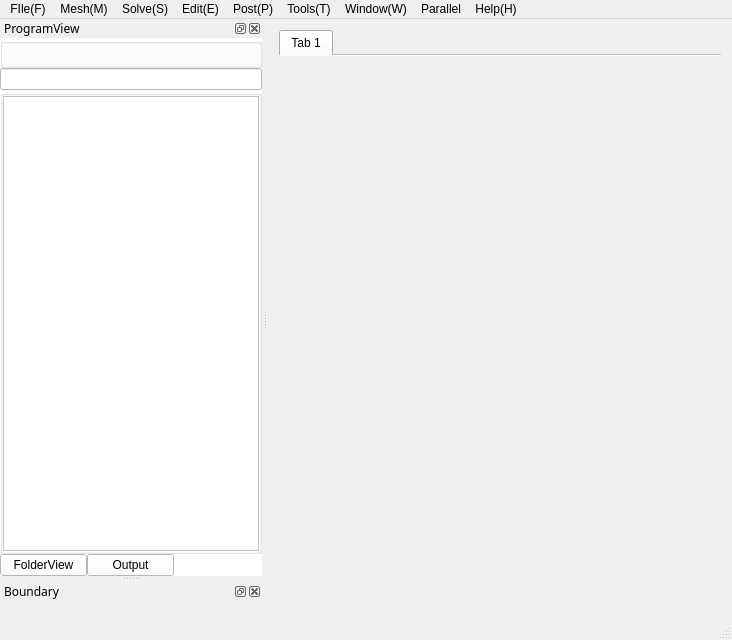
<?xml version="1.0" encoding="UTF-8"?>
<ui version="4.0">
 <class>MainWindow</class>
 <widget class="QMainWindow" name="MainWindow">
  <property name="geometry">
   <rect>
    <x>0</x>
    <y>0</y>
    <width>732</width>
    <height>640</height>
   </rect>
  </property>
  <property name="windowTitle">
   <string>FlowCD</string>
  </property>
  <property name="windowIcon">
   <iconset>
    <normaloff>:/images/CFDIcon.png</normaloff>:/images/CFDIcon.png</iconset>
  </property>
  <property name="iconSize">
   <size>
    <width>80</width>
    <height>80</height>
   </size>
  </property>
  <widget class="QWidget" name="centralWidget">
   <layout class="QGridLayout" name="gridLayout_8">
    <item row="0" column="0">
     <layout class="QGridLayout" name="gridLayout_4">
      <property name="leftMargin">
       <number>0</number>
      </property>
      <property name="spacing">
       <number>0</number>
      </property>
      <item row="0" column="0">
       <widget class="QTabWidget" name="tabWidget">
        <property name="tabPosition">
         <enum>QTabWidget::North</enum>
        </property>
        <property name="tabShape">
         <enum>QTabWidget::Rounded</enum>
        </property>
        <property name="currentIndex">
         <number>0</number>
        </property>
        <property name="iconSize">
         <size>
          <width>16</width>
          <height>16</height>
         </size>
        </property>
        <property name="documentMode">
         <bool>true</bool>
        </property>
        <widget class="QWidget" name="tab">
         <attribute name="title">
          <string>Tab 1</string>
         </attribute>
        </widget>
       </widget>
      </item>
     </layout>
    </item>
   </layout>
  </widget>
  <widget class="QStatusBar" name="statusBar"/>
  <widget class="QDockWidget" name="FolderWindow">
   <property name="minimumSize">
    <size>
     <width>150</width>
     <height>155</height>
    </size>
   </property>
   <property name="font">
    <font>
     <family>微软雅黑</family>
    </font>
   </property>
   <property name="windowIcon">
    <iconset>
     <normaloff>:/images/CFDIcon.png</normaloff>:/images/CFDIcon.png</iconset>
   </property>
   <property name="layoutDirection">
    <enum>Qt::LeftToRight</enum>
   </property>
   <property name="styleSheet">
    <string notr="true">background-color: rgb(255, 255, 255);</string>
   </property>
   <property name="windowTitle">
    <string>ProgramView</string>
   </property>
   <attribute name="dockWidgetArea">
    <number>1</number>
   </attribute>
   <widget class="QWidget" name="dockWidgetContents_6">
    <layout class="QGridLayout" name="gridLayout_2">
     <property name="leftMargin">
      <number>0</number>
     </property>
     <property name="topMargin">
      <number>0</number>
     </property>
     <property name="rightMargin">
      <number>0</number>
     </property>
     <property name="bottomMargin">
      <number>0</number>
     </property>
     <property name="spacing">
      <number>0</number>
     </property>
     <item row="0" column="0" colspan="3">
      <widget class="QGroupBox" name="CurrentFolderGroup">
       <property name="maximumSize">
        <size>
         <width>16777215</width>
         <height>30</height>
        </size>
       </property>
       <property name="title">
        <string/>
       </property>
      </widget>
     </item>
     <item row="2" column="0" colspan="3">
      <widget class="QGroupBox" name="ViewWindow">
       <property name="title">
        <string/>
       </property>
       <layout class="QGridLayout" name="gridLayout_6">
        <property name="leftMargin">
         <number>0</number>
        </property>
        <property name="topMargin">
         <number>0</number>
        </property>
        <property name="rightMargin">
         <number>0</number>
        </property>
        <property name="bottomMargin">
         <number>0</number>
        </property>
        <property name="spacing">
         <number>0</number>
        </property>
        <item row="0" column="0">
         <layout class="QGridLayout" name="CurrentGridLayOut">
          <property name="spacing">
           <number>0</number>
          </property>
          <item row="0" column="0">
           <widget class="QTreeView" name="treeView">
            <property name="minimumSize">
             <size>
              <width>0</width>
              <height>0</height>
             </size>
            </property>
            <property name="frameShape">
             <enum>QFrame::StyledPanel</enum>
            </property>
            <property name="frameShadow">
             <enum>QFrame::Sunken</enum>
            </property>
            <property name="verticalScrollBarPolicy">
             <enum>Qt::ScrollBarAlwaysOff</enum>
            </property>
            <property name="horizontalScrollBarPolicy">
             <enum>Qt::ScrollBarAsNeeded</enum>
            </property>
            <property name="autoScrollMargin">
             <number>6</number>
            </property>
            <property name="editTriggers">
             <set>QAbstractItemView::NoEditTriggers</set>
            </property>
            <attribute name="headerVisible">
             <bool>false</bool>
            </attribute>
           </widget>
          </item>
         </layout>
        </item>
       </layout>
      </widget>
     </item>
     <item row="3" column="0">
      <widget class="QPushButton" name="FolderView">
       <property name="minimumSize">
        <size>
         <width>0</width>
         <height>0</height>
        </size>
       </property>
       <property name="maximumSize">
        <size>
         <width>87</width>
         <height>101325</height>
        </size>
       </property>
       <property name="text">
        <string>FolderView</string>
       </property>
       <property name="flat">
        <bool>false</bool>
       </property>
      </widget>
     </item>
     <item row="1" column="0" colspan="3">
      <widget class="QLineEdit" name="lineCommand">
       <property name="minimumSize">
        <size>
         <width>0</width>
         <height>20</height>
        </size>
       </property>
       <property name="maximumSize">
        <size>
         <width>16777215</width>
         <height>25</height>
        </size>
       </property>
      </widget>
     </item>
     <item row="3" column="1">
      <widget class="QPushButton" name="Output">
       <property name="maximumSize">
        <size>
         <width>87</width>
         <height>16777215</height>
        </size>
       </property>
       <property name="text">
        <string>Output</string>
       </property>
      </widget>
     </item>
    </layout>
   </widget>
  </widget>
  <widget class="QDockWidget" name="boundaryWindow">
   <property name="font">
    <font>
     <family>微软雅黑</family>
    </font>
   </property>
   <property name="windowTitle">
    <string>Boundary</string>
   </property>
   <attribute name="dockWidgetArea">
    <number>1</number>
   </attribute>
   <widget class="QWidget" name="dockWidgetContents_2">
    <layout class="QGridLayout" name="gridLayout_7">
     <property name="leftMargin">
      <number>0</number>
     </property>
     <property name="topMargin">
      <number>0</number>
     </property>
     <property name="rightMargin">
      <number>0</number>
     </property>
     <property name="bottomMargin">
      <number>0</number>
     </property>
     <property name="spacing">
      <number>0</number>
     </property>
     <item row="0" column="0">
      <layout class="QGridLayout" name="gridLayout">
       <property name="spacing">
        <number>0</number>
       </property>
      </layout>
     </item>
    </layout>
   </widget>
  </widget>
  <widget class="QMenuBar" name="menuBar">
   <property name="geometry">
    <rect>
     <x>0</x>
     <y>0</y>
     <width>732</width>
     <height>23</height>
    </rect>
   </property>
   <property name="defaultUp">
    <bool>true</bool>
   </property>
   <widget class="QMenu" name="menuFIle_F">
    <property name="title">
     <string>FIle(F)</string>
    </property>
   </widget>
   <widget class="QMenu" name="menuMesh_M">
    <property name="title">
     <string>Mesh(M)</string>
    </property>
   </widget>
   <widget class="QMenu" name="menuEdit_E">
    <property name="title">
     <string>Edit(E)</string>
    </property>
   </widget>
   <widget class="QMenu" name="menuPost_P">
    <property name="title">
     <string>Post(P)</string>
    </property>
   </widget>
   <widget class="QMenu" name="menuTools">
    <property name="title">
     <string>Tools(T)</string>
    </property>
   </widget>
   <widget class="QMenu" name="menuHelp">
    <property name="title">
     <string>Help(H)</string>
    </property>
   </widget>
   <widget class="QMenu" name="menuWindow">
    <property name="title">
     <string>Window(W)</string>
    </property>
   </widget>
   <widget class="QMenu" name="menuSolve">
    <property name="title">
     <string>Solve(S)</string>
    </property>
   </widget>
   <widget class="QMenu" name="menuParallel">
    <property name="title">
     <string>Parallel</string>
    </property>
   </widget>
   <addaction name="menuFIle_F"/>
   <addaction name="menuMesh_M"/>
   <addaction name="menuSolve"/>
   <addaction name="menuEdit_E"/>
   <addaction name="menuPost_P"/>
   <addaction name="menuTools"/>
   <addaction name="menuWindow"/>
   <addaction name="menuParallel"/>
   <addaction name="menuHelp"/>
  </widget>
  <action name="run">
   <property name="text">
    <string>Run</string>
   </property>
   <property name="toolTip">
    <string>run the application</string>
   </property>
  </action>
  <action name="pyFoamPlotRunner">
   <property name="text">
    <string>PlotRun</string>
   </property>
   <property name="toolTip">
    <string>pyFoamPlotRunner</string>
   </property>
  </action>
  <action name="actionFluent">
   <property name="text">
    <string>convert</string>
   </property>
  </action>
  <action name="actionCheckMesh">
   <property name="text">
    <string>check</string>
   </property>
  </action>
  <action name="actionConvert">
   <property name="text">
    <string>Convert</string>
   </property>
  </action>
  <action name="actionCheck">
   <property name="text">
    <string>Check</string>
   </property>
  </action>
  <action name="actionMesh_2">
   <property name="text">
    <string>Mesh</string>
   </property>
  </action>
  <action name="actionProject">
   <property name="text">
    <string>Project</string>
   </property>
  </action>
  <action name="actionOpen">
   <property name="text">
    <string>Open</string>
   </property>
  </action>
  <action name="actionFile">
   <property name="text">
    <string>File</string>
   </property>
  </action>
  <action name="actionSave">
   <property name="text">
    <string>Save</string>
   </property>
  </action>
 </widget>
 <layoutdefault spacing="6" margin="11"/>
 <resources/>
 <connections/>
</ui>
